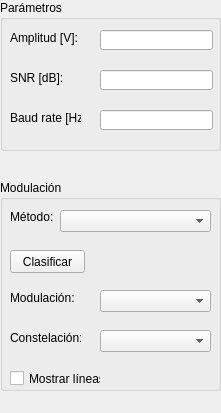
    <widget class="QWidget" name="clasif_TB">
     <property name="geometry">
      <rect>
       <x>0</x>
       <y>0</y>
       <width>221</width>
       <height>413</height>
      </rect>
     </property>
     <attribute name="label">
      <string>Estimación</string>
     </attribute>
     <widget class="QGroupBox" name="clasif_mod_GB">
      <property name="geometry">
       <rect>
        <x>0</x>
        <y>180</y>
        <width>221</width>
        <height>211</height>
       </rect>
      </property>
      <property name="title">
       <string>Modulación</string>
      </property>
      <widget class="QLabel" name="clasif_met_L">
       <property name="geometry">
        <rect>
         <x>10</x>
         <y>30</y>
         <width>46</width>
         <height>13</height>
        </rect>
       </property>
       <property name="text">
        <string>Método:</string>
       </property>
      </widget>
      <widget class="QComboBox" name="clasif_metodos_CB">
       <property name="geometry">
        <rect>
         <x>60</x>
         <y>30</y>
         <width>151</width>
         <height>22</height>
        </rect>
       </property>
       <property name="editable">
        <bool>false</bool>
       </property>
       <property name="currentIndex">
        <number>0</number>
       </property>
       <item>
        <property name="text">
         <string/>
        </property>
       </item>
      </widget>
      <widget class="QPushButton" name="clasif_PB">
       <property name="geometry">
        <rect>
         <x>10</x>
         <y>70</y>
         <width>75</width>
         <height>23</height>
        </rect>
       </property>
       <property name="text">
        <string>Clasificar</string>
       </property>
      </widget>
      <widget class="QComboBox" name="clasif_resultado_CB">
       <property name="geometry">
        <rect>
         <x>100</x>
         <y>110</y>
         <width>111</width>
         <height>22</height>
        </rect>
       </property>
      </widget>
      <widget class="QLabel" name="clasif_L2">
       <property name="geometry">
        <rect>
         <x>10</x>
         <y>110</y>
         <width>71</width>
         <height>16</height>
        </rect>
       </property>
       <property name="text">
        <string>Modulación:</string>
       </property>
      </widget>
      <widget class="QComboBox" name="clasif_const_CB">
       <property name="geometry">
        <rect>
         <x>100</x>
         <y>150</y>
         <width>111</width>
         <height>22</height>
        </rect>
       </property>
       <item>
        <property name="text">
         <string/>
        </property>
       </item>
       <item>
        <property name="text">
         <string>Lazo Cuadrático</string>
        </property>
       </item>
       <item>
        <property name="text">
         <string>Lazo de Costas</string>
        </property>
       </item>
      </widget>
      <widget class="QLabel" name="clasif_L3">
       <property name="geometry">
        <rect>
         <x>10</x>
         <y>150</y>
         <width>71</width>
         <height>16</height>
        </rect>
       </property>
       <property name="text">
        <string>Constelación:</string>
       </property>
      </widget>
      <widget class="QCheckBox" name="clasif_const_lines">
       <property name="geometry">
        <rect>
         <x>10</x>
         <y>190</y>
         <width>91</width>
         <height>17</height>
        </rect>
       </property>
       <property name="text">
        <string>Mostrar líneas</string>
       </property>
       <property name="checked">
        <bool>false</bool>
       </property>
      </widget>
     </widget>
     <widget class="QGroupBox" name="clasif_param_GB">
      <property name="geometry">
       <rect>
        <x>0</x>
        <y>0</y>
        <width>221</width>
        <height>151</height>
       </rect>
      </property>
      <property name="title">
       <string>Parámetros</string>
      </property>
      <widget class="QLineEdit" name="param_baud_LE">
       <property name="geometry">
        <rect>
         <x>100</x>
         <y>110</y>
         <width>113</width>
         <height>20</height>
        </rect>
       </property>
       <property name="text">
        <string extracomment="baud rate"/>
       </property>
       <property name="cursorMoveStyle">
        <enum>Qt::LogicalMoveStyle</enum>
       </property>
      </widget>
      <widget class="QLabel" name="param_baud_rate_L">
       <property name="geometry">
        <rect>
         <x>10</x>
         <y>110</y>
         <width>71</width>
         <height>16</height>
        </rect>
       </property>
       <property name="text">
        <string>Baud rate [Hz]:</string>
       </property>
      </widget>
      <widget class="QLineEdit" name="param_amp_LE">
       <property name="geometry">
        <rect>
         <x>100</x>
         <y>30</y>
         <width>113</width>
         <height>20</height>
        </rect>
       </property>
       <property name="text">
        <string/>
       </property>
       <property name="cursorMoveStyle">
        <enum>Qt::LogicalMoveStyle</enum>
       </property>
      </widget>
      <widget class="QLabel" name="param_amp_L">
       <property name="geometry">
        <rect>
         <x>10</x>
         <y>30</y>
         <width>71</width>
         <height>16</height>
        </rect>
       </property>
       <property name="text">
        <string>Amplitud [V]:</string>
       </property>
      </widget>
      <widget class="QLineEdit" name="param_SNR_LE">
       <property name="geometry">
        <rect>
         <x>100</x>
         <y>70</y>
         <width>113</width>
         <height>20</height>
        </rect>
       </property>
       <property name="text">
        <string/>
       </property>
       <property name="cursorMoveStyle">
        <enum>Qt::LogicalMoveStyle</enum>
       </property>
      </widget>
      <widget class="QLabel" name="param_SNR_L">
       <property name="geometry">
        <rect>
         <x>10</x>
         <y>70</y>
         <width>71</width>
         <height>16</height>
        </rect>
       </property>
       <property name="text">
        <string>SNR [dB]:</string>
       </property>
      </widget>
     </widget>
    </widget>
